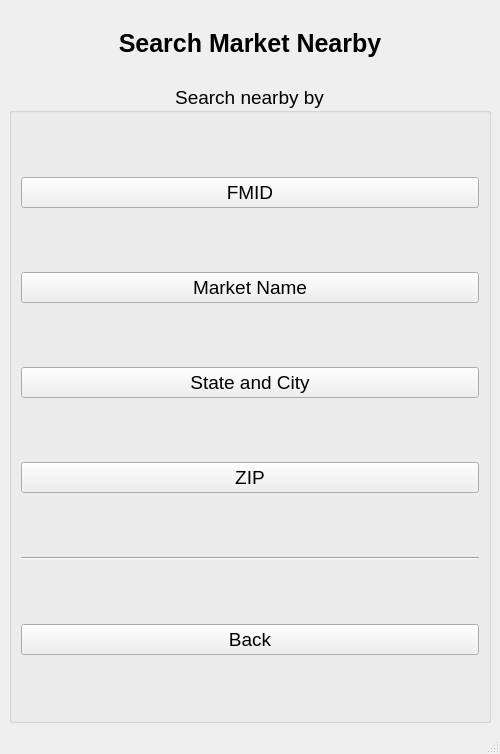
<?xml version="1.0" encoding="UTF-8"?>
<ui version="4.0">
 <class>MainWindow</class>
 <widget class="QMainWindow" name="MainWindow">
  <property name="geometry">
   <rect>
    <x>0</x>
    <y>0</y>
    <width>500</width>
    <height>754</height>
   </rect>
  </property>
  <property name="windowTitle">
   <string>MainWindow</string>
  </property>
  <widget class="QWidget" name="centralwidget">
   <property name="minimumSize">
    <size>
     <width>500</width>
     <height>700</height>
    </size>
   </property>
   <property name="maximumSize">
    <size>
     <width>16777215</width>
     <height>16777215</height>
    </size>
   </property>
   <layout class="QVBoxLayout" name="verticalLayout_2" stretch="0,0,0,0">
    <item>
     <spacer name="horizontalSpacer_2">
      <property name="orientation">
       <enum>Qt::Orientation::Horizontal</enum>
      </property>
      <property name="sizeHint" stdset="0">
       <size>
        <width>40</width>
        <height>20</height>
       </size>
      </property>
     </spacer>
    </item>
    <item>
     <widget class="QLabel" name="label">
      <property name="font">
       <font>
        <pointsize>19</pointsize>
        <bold>true</bold>
       </font>
      </property>
      <property name="text">
       <string>Search Market Nearby</string>
      </property>
      <property name="textFormat">
       <enum>Qt::TextFormat::AutoText</enum>
      </property>
      <property name="scaledContents">
       <bool>false</bool>
      </property>
      <property name="alignment">
       <set>Qt::AlignmentFlag::AlignCenter</set>
      </property>
     </widget>
    </item>
    <item>
     <spacer name="horizontalSpacer">
      <property name="orientation">
       <enum>Qt::Orientation::Horizontal</enum>
      </property>
      <property name="sizeHint" stdset="0">
       <size>
        <width>40</width>
        <height>20</height>
       </size>
      </property>
     </spacer>
    </item>
    <item>
     <widget class="QGroupBox" name="groupBox">
      <property name="font">
       <font>
        <pointsize>14</pointsize>
       </font>
      </property>
      <property name="title">
       <string>Search nearby by</string>
      </property>
      <property name="alignment">
       <set>Qt::AlignmentFlag::AlignCenter</set>
      </property>
      <layout class="QVBoxLayout" name="verticalLayout" stretch="0,0,1,0,1,1">
       <property name="spacing">
        <number>5</number>
       </property>
       <property name="sizeConstraint">
        <enum>QLayout::SizeConstraint::SetDefaultConstraint</enum>
       </property>
       <property name="topMargin">
        <number>5</number>
       </property>
       <property name="bottomMargin">
        <number>5</number>
       </property>
       <item>
        <widget class="QPushButton" name="fmid_button">
         <property name="text">
          <string>FMID</string>
         </property>
         <property name="autoExclusive">
          <bool>false</bool>
         </property>
        </widget>
       </item>
       <item>
        <widget class="QPushButton" name="market_name_button">
         <property name="text">
          <string>Market Name</string>
         </property>
        </widget>
       </item>
       <item>
        <widget class="QPushButton" name="city_state_button">
         <property name="text">
          <string>State and City</string>
         </property>
         <property name="autoExclusive">
          <bool>false</bool>
         </property>
        </widget>
       </item>
       <item>
        <widget class="QPushButton" name="zip_button">
         <property name="text">
          <string>ZIP</string>
         </property>
        </widget>
       </item>
       <item>
        <widget class="Line" name="line">
         <property name="orientation">
          <enum>Qt::Orientation::Horizontal</enum>
         </property>
        </widget>
       </item>
       <item>
        <widget class="QPushButton" name="back_button">
         <property name="text">
          <string>Back</string>
         </property>
         <property name="autoExclusive">
          <bool>false</bool>
         </property>
        </widget>
       </item>
      </layout>
     </widget>
    </item>
   </layout>
  </widget>
  <widget class="QMenuBar" name="menubar">
   <property name="geometry">
    <rect>
     <x>0</x>
     <y>0</y>
     <width>500</width>
     <height>33</height>
    </rect>
   </property>
  </widget>
  <widget class="QStatusBar" name="statusbar"/>
 </widget>
 <resources/>
 <connections/>
</ui>
